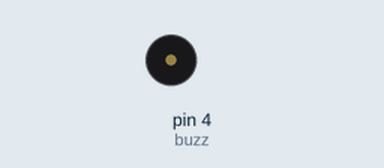
The sketch below on a simulated Arduino Uno, built with avr-gcc and run on an emulated ATmega328P. Shown: buzzer (waves = sounding, pin HIGH).

Above: at 0.3 s.
Timing chart, 0 to 3.0 s (numbered marks = the images above):
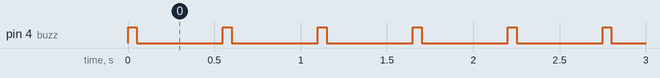

The sketch:

buzzer_control.ino
```cpp
int buzz = 4;
int x;

void setup() {
  // put your setup code here, to run once:
  pinMode(buzz, OUTPUT);
}

void loop() {
   digitalWrite (buzz, HIGH);
    delay(50);
    digitalWrite (buzz, LOW);
    delay(500);
}
```

Measured:
- by itself, pin 4 (buzz): alternates HIGH for 0.05 s and LOW for 0.50 s
